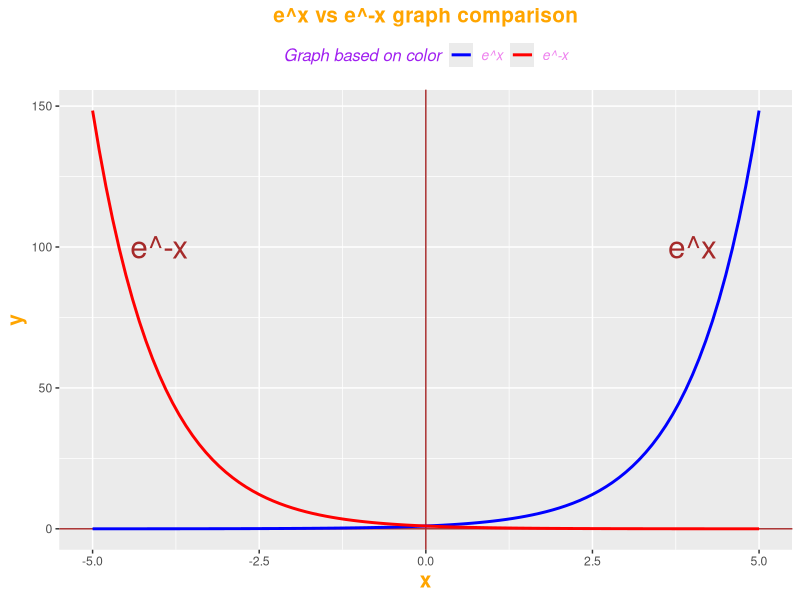

The R source for this figure: (Note: this script raises an error after producing the figure.)
f1<-function(x){exp(x)}
f2<-function(x){exp(-x)}
library(ggplot2)
ggplot()+         #Using ggplot()
  xlim(-5,5)+
  geom_hline(yintercept = 0,color="brown",lwd=0.5)+
  geom_vline(xintercept = 0,color="brown",lwd=0.5)+
  geom_function(fun=f1,aes(color="blue"),lwd=1)+
  geom_function(fun=f2,aes(color="red"),lwd=1)+
  labs(title="e^x vs e^-x graph comparison",x="x",y="y")+
  scale_color_manual(name="Graph based on color",labels=c("e^x","e^-x"),values=c("blue","red"))+
  theme(plot.title=element_text(face="bold",color="orange",size=15,hjust =0.5),
        axis.title.x=element_text(face="bold",color="orange",size = 15),
        axis.title.y=element_text(face="bold",color="orange",size=15),
        legend.title=element_text(face="italic",color="purple",size=12),
        legend.text=element_text(face="italic",color="violet",size=10),
        legend.position="top")+
  annotate(geom="text",label="e^x",color="brown",size=8,x=4,y=100)+
  annotate(geom="text",label="e^-x",color="brown",size=8,x=-4,y=100)





#Using plot()

plot(x,y1,main="e^x&e^-x graph",xlab="x",ylab="e^x & e^-x",type="l",lty=1,lwd=2,xlim=c(-5,10),ylim=c(-5,200),col="blue")
lines(x,y2,col="red",lwd=2)
legend("topright",legend=c("e^x line","e^-x line"),lty=1,col=c("blue","red"),title="Graph Comparison")